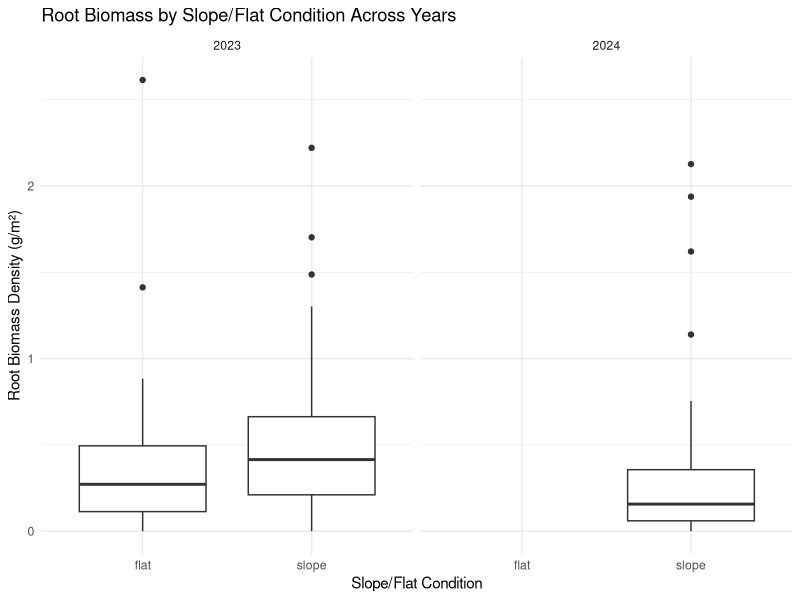

Write R code to recreate this figure.
# SLOPE VS FLAT AND ROOT BIOMASS 


# LOAD LIBRARIES----
library(ggplot2)
library(dplyr)
library(readxl)
library(tidyr)


# LOAD DATA----
QHI_root_data <- read_excel("datasets/QHI_roots_data/QHI_combined_data.xlsx")
subplots_slope_flat <- read_excel("datasets/location_data/subplots_slope_flat.xlsx")


# DATA CLEANING AND MANIPULATION----
# Join slope/flat info to root data
QHI_root_data <- QHI_root_data %>%
  left_join(subplots_slope_flat, by = c("subplot"))
# remove QHI12 as no slope/flat info
QHI_root_data <- QHI_root_data %>%
  filter(subplot != "QHI12")

QHI_root_data <- QHI_root_data %>%
  mutate(rootmass_bulkdensity = as.numeric(rootmass_bulkdensity)) %>%
  filter(!is.na(rootmass_bulkdensity)) %>%
 filter(row_number() != 32)



# PLOT FACET WRAP EACH YEAR----
(ggplot(QHI_root_data, aes(x = type, y = rootmass_bulkdensity)) +
  geom_boxplot() +
  facet_wrap(~year) +
  labs(title = "Root Biomass by Slope/Flat Condition Across Years",
       x = "Slope/Flat Condition",
       y = "Root Biomass Density (g/m²)") +
  theme_minimal()
)

# its really 2024 we are most bothered about 
